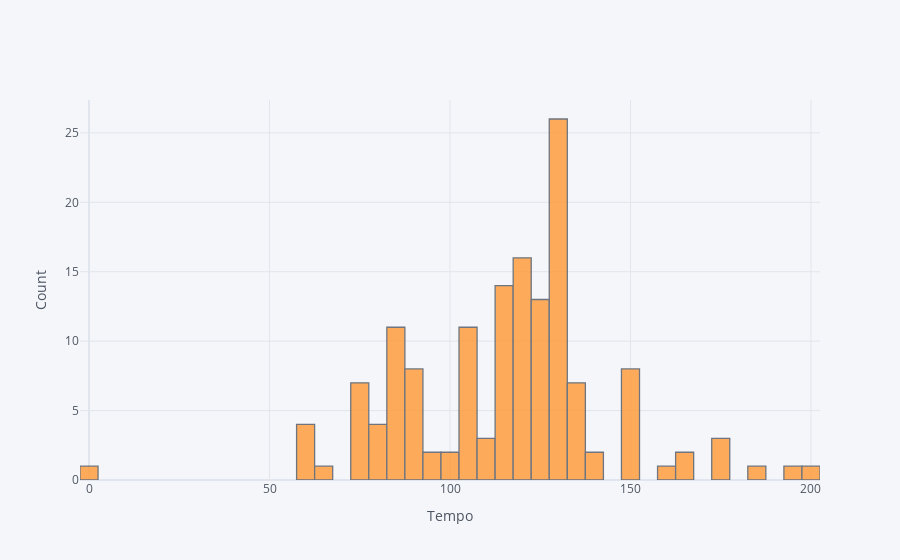

The notebook cell this image was saved under:
### Markdown cell above
As anticipated most of his tracks fall between 0.0 and 0.1 on the speechiness scale, and his tracks don't go above 0.5 on the scale.

### Code cell
# I want to view the distribution of his track tempo's. I'm curious to see what's his most frequently used tempo.
# For this plot I want to use plotly.

import plotly
import cufflinks as cf
cf.go_offline()

df['tempo'].iplot(kind='hist', xTitle='Tempo', yTitle='Count', bins=50)

### Figure 1 — Plotly figure (JSON) as saved in the notebook; plotly's stock layout.template omitted (floating-point values rounded to 4 significant figures; data arrays with more than 128 entries replaced by an {"elided": "..."} marker saying what was removed)
{"data": [{"histfunc": "count", "histnorm": "", "marker": {"color": "rgba(255, 153, 51, 1.0)", "line": {"color": "#4D5663", "width": 1.3}}, "name": "tempo", "nbinsx": 50, "opacity": 0.8, "orientation": "v", "type": "histogram", "x": {"elided": "149 float values"}}], "layout": {"barmode": "overlay", "legend": {"bgcolor": "#F5F6F9", "font": {"color": "#4D5663"}}, "paper_bgcolor": "#F5F6F9", "plot_bgcolor": "#F5F6F9", "title": {"font": {"color": "#4D5663"}}, "xaxis": {"gridcolor": "#E1E5ED", "showgrid": true, "tickfont": {"color": "#4D5663"}, "title": {"font": {"color": "#4D5663"}, "text": "Tempo"}, "zerolinecolor": "#E1E5ED"}, "yaxis": {"gridcolor": "#E1E5ED", "showgrid": true, "tickfont": {"color": "#4D5663"}, "title": {"font": {"color": "#4D5663"}, "text": "Count"}, "zerolinecolor": "#E1E5ED"}}}
